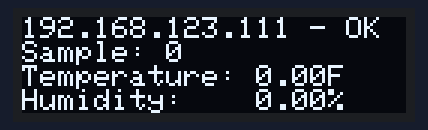
A sketch run on a simulated ESP8266 (NodeMCU). Shown: 128×32 one-colour display.

Above: at 0.19 s.
At 5.11 s:
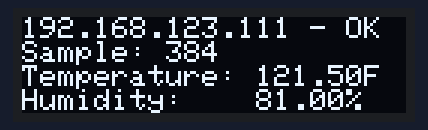
At 10.04 s:
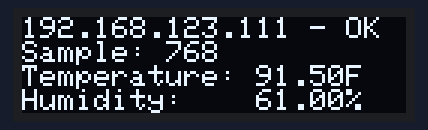
At 19.88 s:
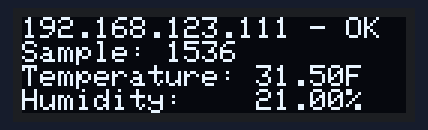
At 29.73 s:
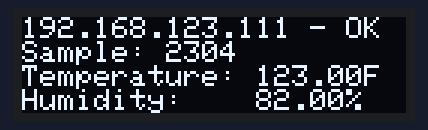
At 39.57 s:
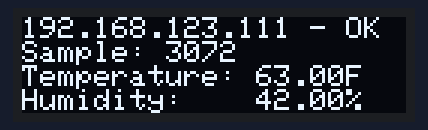

The sketch:

p5_weather_station.ino
```cpp
#if 1
#include <SPI.h>
#include <Wire.h>
#include <Adafruit_GFX.h>
#include <Adafruit_SSD1306.h>

Adafruit_SSD1306 display(128,32,&Wire,-1);

unsigned int baz;
float foo, bar;

void setup()
{
	// initialize with the I2C addr 0x3C SSD1306_SWITCHCAPVCC
	display.begin(SSD1306_SWITCHCAPVCC, 0x3C);

	// Clear the buffer.
	display.clearDisplay();

  baz = 0;
	foo = 0.0;
  bar = 0.0;
}

void loop() {

	display.clearDisplay();
  display.setTextSize(1);
	display.setTextColor(WHITE);
	display.setCursor(0,0);
	display.println("192.168.123.111 - OK");
  display.print("Sample: ");
  display.println(baz);
  display.print("Temperature: ");
  display.print(foo);
  display.println("F");
  display.print("Humidity:    ");
	display.print(bar);
  display.println("%");
  display.display();

  baz++;
  foo += 1.5;
  bar += 1.0;
  if (foo > 150.0) foo = 0.0;
  if (bar > 100.0) bar = 0.0;

  //delay(1000);
}
#endif

#if 0
#include <DHT.h>

DHT dht(12, DHT11);

void setup()
{
    Serial.begin(9600);
    dht.begin();
}

void loop()
{
    float t = dht.readTemperature(true);
    float h = dht.readHumidity();

    if (!isnan(t)) Serial.println(t);
    if (!isnan(h)) Serial.println(h);
}


#endif
#if 0
#include <ESP8266WiFi.h>        // Include the Wi-Fi library
#include <WiFiUdp.h>

#include "protocol.hpp"

uint8_t activity_led = LOW;

// ----- PROTOCOL ----- //
PROTOCOL::WEATHER_DATAGRAM datagram;
char payload[sizeof(datagram)];

// ----- TRANSMISSION SETTINGS ----- //
WiFiUDP socket;
const int port = 8266;
IPAddress broadcast = IPAddress(224, 0, 1, 3);

// ----- WiFi SETTINGS ----- //
const char* ssid     = "lao-mesh";         // The SSID (name) of the Wi-Fi network you want to connect to
const char* password = "11531Seneca!";     // The password of the Wi-Fi network

void setup() {
    pinMode(LED_BUILTIN,OUTPUT);
  Serial.begin(9600);         // Start the Serial communication to send messages to the computer
  delay(10);
  Serial.println('\n');

    WiFi.mode(WIFI_STA);
  WiFi.begin(ssid, password);             // Connect to the network
  Serial.print("Connecting to ");

  int i = 0;
  while (WiFi.status() != WL_CONNECTED) { // Wait for the Wi-Fi to connect
    delay(1000);
    Serial.print(++i); Serial.print(' ');
  }

  Serial.println('\n');
  Serial.println("Connection established!");
  Serial.print("IP address:\t");
  Serial.println(WiFi.localIP());         // Send the IP address of the ESP8266 to the computer
}

void loop()
{
    digitalWrite(LED_BUILTIN, activity_led);
    activity_led = (activity_led == HIGH) ? LOW : HIGH;

    PROTOCOL::load_datagram(&datagram, 5, 75.45, 42.87);
    memcpy(payload, &datagram, sizeof(datagram));

    Serial.print("beginPacketMulticast");
    Serial.println(socket.beginPacketMulticast(broadcast,port,WiFi.localIP()));
    socket.write(payload,sizeof(payload));
    Serial.print("send packet");
    Serial.println(socket.endPacket());
}

#endif
```

weather_sensor.cpp
```cpp
/*
  Temperature Sensor
  Author: Nate Lao (nlao1@jh.edu)
  Designed for Arduino UNO
*/

#include <DHT.h>
#include "weather_sensor.hpp"

WEATHER::Sensor::Sensor(uint8_t pin, uint8_t type, DATA_BUFFER *buffer, const DATA_BUFFER *offset)
{
    this->dht = new DHT(pin, type);
    this->dht->begin();
    this->buffer = buffer;
    this->offset = offset;
}

bool WEATHER::Sensor::sample()
{

    // Poll Sensor Data (Interrupts MUST be ENABLED)

    // ----- Temperature Degrees Fahrenheit ----- //
    float temp_f = dht->readTemperature(true) + offset->temp_f;

    // ----- Humidity Percentage ----- //
    float humidity = dht->readHumidity(true) + offset->humidity;

    // Copy to shared data atomically
    cli();
    buffer->temp_f = temp_f;
    buffer->humidity = humidity;
    sei();

    // Return false on bad readings, true otherwise.
    return !(isnan(buffer->temp_f) || isnan(buffer->humidity));
}
```

weather_sensor.hpp
```cpp
/*
  Temperature Sensor
  Author: Nate Lao (nlao1@jh.edu)
  Designed for Arduino UNO
*/

#ifndef __TEMP_HPP__
#define __TEMP_HPP__

#include <Arduino.h>
#include <DHT.h>

namespace WEATHER
{
    typedef struct data_buffer
    {
        float temp_f;
        float humidity;
    } DATA_BUFFER;

    class Sensor
    {
    public:
        Sensor(uint8_t pin, uint8_t type, DATA_BUFFER *buffer, const DATA_BUFFER *offset);
        bool sample();

    private:
        DHT *dht;
        DATA_BUFFER *buffer;
        const DATA_BUFFER *offset;
    };
}

#endif
```
